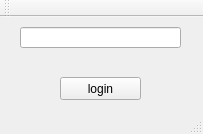
<?xml version="1.0" encoding="UTF-8"?>
<ui version="4.0">
 <class>MainWindow</class>
 <widget class="QMainWindow" name="MainWindow">
  <property name="geometry">
   <rect>
    <x>0</x>
    <y>0</y>
    <width>203</width>
    <height>134</height>
   </rect>
  </property>
  <property name="windowTitle">
   <string>MainWindow</string>
  </property>
  <widget class="QWidget" name="centralWidget">
   <widget class="QPushButton" name="pushButton">
    <property name="geometry">
     <rect>
      <x>60</x>
      <y>60</y>
      <width>81</width>
      <height>23</height>
     </rect>
    </property>
    <property name="text">
     <string>login</string>
    </property>
   </widget>
   <widget class="QLineEdit" name="password">
    <property name="geometry">
     <rect>
      <x>20</x>
      <y>10</y>
      <width>161</width>
      <height>21</height>
     </rect>
    </property>
    <property name="echoMode">
     <enum>QLineEdit::Password</enum>
    </property>
   </widget>
  </widget>
  <widget class="QMenuBar" name="menuBar">
   <property name="geometry">
    <rect>
     <x>0</x>
     <y>0</y>
     <width>203</width>
     <height>21</height>
    </rect>
   </property>
  </widget>
  <widget class="QToolBar" name="mainToolBar">
   <attribute name="toolBarArea">
    <enum>TopToolBarArea</enum>
   </attribute>
   <attribute name="toolBarBreak">
    <bool>false</bool>
   </attribute>
  </widget>
  <widget class="QStatusBar" name="statusBar"/>
 </widget>
 <layoutdefault spacing="6" margin="11"/>
 <resources/>
 <connections/>
</ui>
